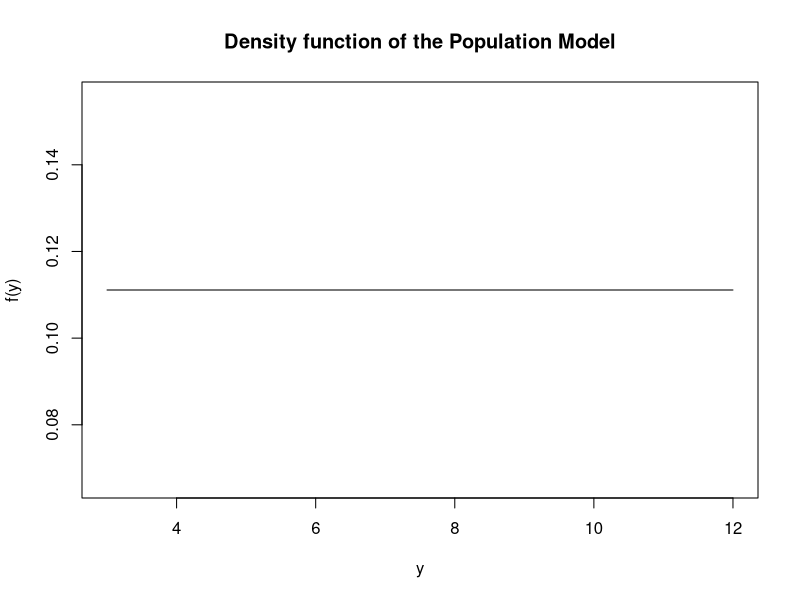
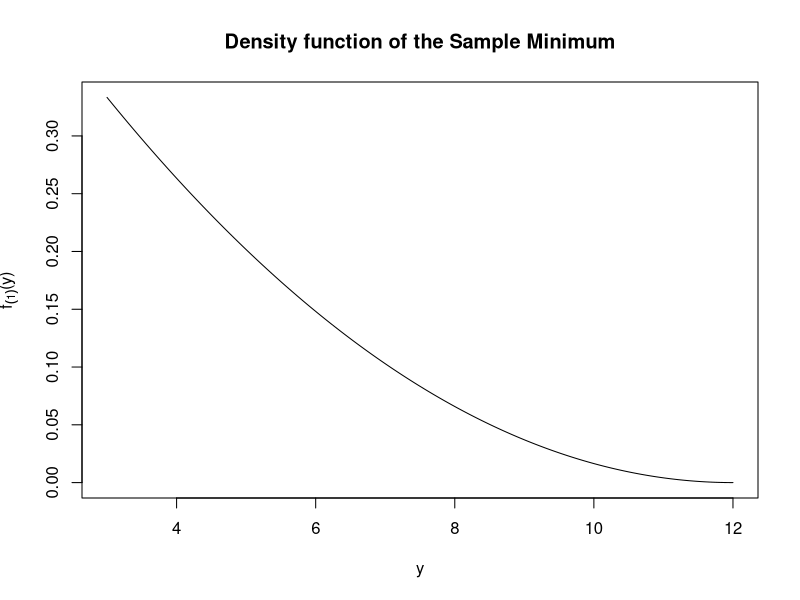
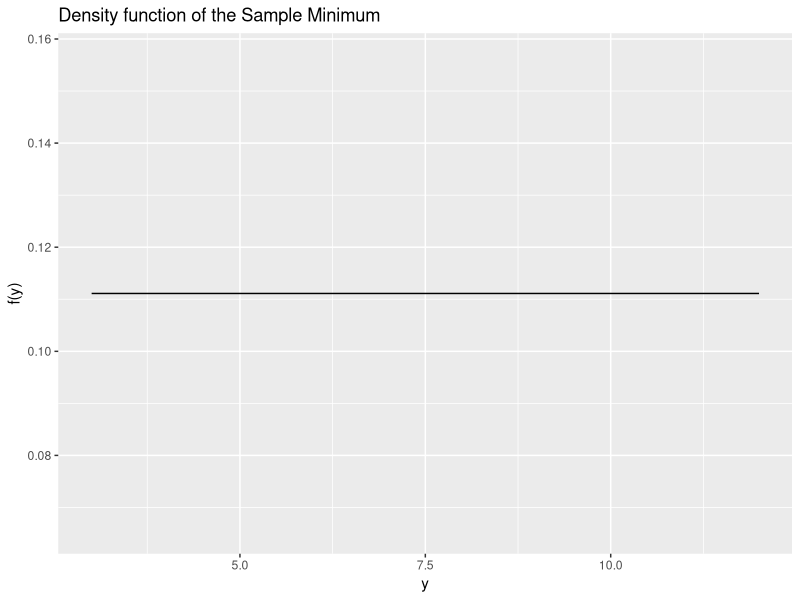
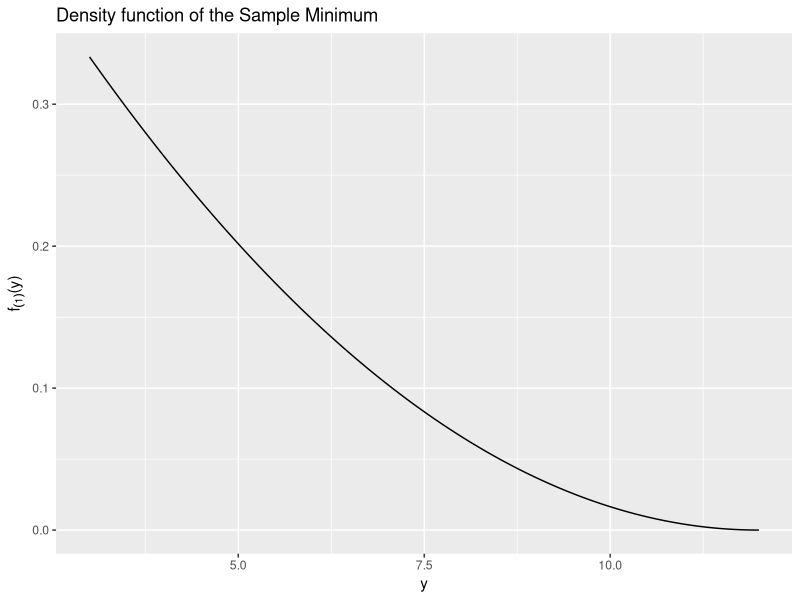

Write the R code that produced these figures, in order.
## ---- chunk 1
y = seq(3, 12, by=0.01) # create a range that spans the support of our RV (where pdf is not 0)

fy = dunif(y,3,12)  # the "d" functions plug y into the RV's pdf from our distribution sheet

plot(y, fy, type="l", 
     ylab = "f(y)", 
     main = "Density function of the Population Model" ) # note that is the letter 'l' for type
## ---- chunk 2
y = seq(3, 12, by=0.01) # create a range that spans the support of our RV (where pdf is not 0)

fy = 1/3*((12-y)/9)^2   # type out the formula for your pdf

plot(y, fy, type="l", 
     ylab = expression("f"[(1)]*"(y)"), 
     main = "Density function of the Sample Minimum" ) # note that is the letter 'l' for type
## ---- chunk 3
library(tidyverse)
dat = data.frame(y = seq(3, 12, by=0.01), fy = dunif(y,3,12))

ggplot(dat, aes(x=y, y=fy)) + 
  geom_line() + 
  labs(y="f(y)",title = "Density function of the Sample Minimum")

## ---- chunk 4
library(tidyverse)

dat = data.frame(y = seq(3, 12, by=0.01), fy = 1/3*((12-y)/9)^2)

ggplot(dat, aes(x=y, y=fy)) + 
  geom_line() + 
  labs(y=expression("f"[(1)]*"(y)"),title = "Density function of the Sample Minimum")
